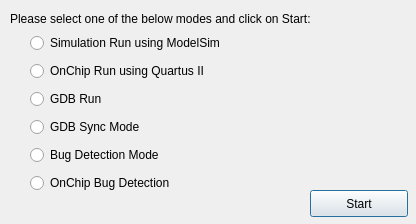
<?xml version="1.0" encoding="UTF-8"?>
<ui version="4.0">
 <class>startForm</class>
 <widget class="QDialog" name="startForm">
  <property name="geometry">
   <rect>
    <x>0</x>
    <y>0</y>
    <width>416</width>
    <height>224</height>
   </rect>
  </property>
  <property name="minimumSize">
   <size>
    <width>416</width>
    <height>224</height>
   </size>
  </property>
  <property name="maximumSize">
   <size>
    <width>416</width>
    <height>224</height>
   </size>
  </property>
  <property name="windowTitle">
   <string>Inspect - LegUp HLS Source-Level Debugger 1.0</string>
  </property>
  <property name="windowIcon">
   <iconset>
    <normaloff>Debugging.png</normaloff>Debugging.png</iconset>
  </property>
  <widget class="QLabel" name="label">
   <property name="geometry">
    <rect>
     <x>10</x>
     <y>10</y>
     <width>372</width>
     <height>17</height>
    </rect>
   </property>
   <property name="text">
    <string>Please select one of the below modes and click on Start:</string>
   </property>
  </widget>
  <widget class="QPushButton" name="pushButtonStart">
   <property name="geometry">
    <rect>
     <x>310</x>
     <y>190</y>
     <width>98</width>
     <height>27</height>
    </rect>
   </property>
   <property name="text">
    <string>Start</string>
   </property>
  </widget>
  <widget class="QWidget" name="layoutWidget">
   <property name="geometry">
    <rect>
     <x>30</x>
     <y>31</y>
     <width>241</width>
     <height>164</height>
    </rect>
   </property>
   <layout class="QVBoxLayout" name="verticalLayout">
    <item>
     <widget class="QRadioButton" name="radioButtonSimulationRun">
      <property name="text">
       <string>Simulation Run using ModelSim</string>
      </property>
     </widget>
    </item>
    <item>
     <widget class="QRadioButton" name="radioButtonOnChipRun">
      <property name="text">
       <string>OnChip Run using Quartus II</string>
      </property>
     </widget>
    </item>
    <item>
     <widget class="QRadioButton" name="radioButtonGDB">
      <property name="text">
       <string>GDB Run</string>
      </property>
     </widget>
    </item>
    <item>
     <widget class="QRadioButton" name="radioButtonGDBSync">
      <property name="text">
       <string>GDB Sync Mode</string>
      </property>
     </widget>
    </item>
    <item>
     <widget class="QRadioButton" name="radioButtonBugDetection">
      <property name="text">
       <string>Bug Detection Mode</string>
      </property>
     </widget>
    </item>
    <item>
     <widget class="QRadioButton" name="radioButtonOnChipBugDetection">
      <property name="text">
       <string>OnChip Bug Detection</string>
      </property>
     </widget>
    </item>
   </layout>
  </widget>
 </widget>
 <resources/>
 <connections>
  <connection>
   <sender>pushButtonStart</sender>
   <signal>clicked()</signal>
   <receiver>startForm</receiver>
   <slot>pushButtonStart_clicked()</slot>
   <hints>
    <hint type="sourcelabel">
     <x>372</x>
     <y>172</y>
    </hint>
    <hint type="destinationlabel">
     <x>373</x>
     <y>116</y>
    </hint>
   </hints>
  </connection>
  <connection>
   <sender>startForm</sender>
   <signal>rejected()</signal>
   <receiver>startForm</receiver>
   <slot>startForm_rejected()</slot>
   <hints>
    <hint type="sourcelabel">
     <x>354</x>
     <y>55</y>
    </hint>
    <hint type="destinationlabel">
     <x>393</x>
     <y>62</y>
    </hint>
   </hints>
  </connection>
 </connections>
 <slots>
  <slot>pushButtonStart_clicked()</slot>
  <slot>startForm_rejected()</slot>
 </slots>
</ui>
